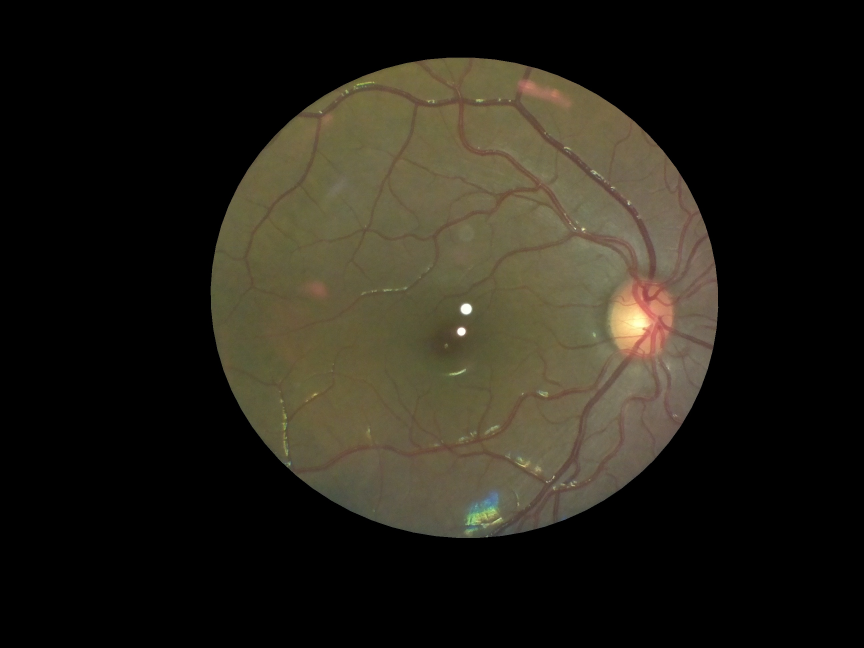
%> input picture 1.jpg, 2592 x 1944 px (shown at 1/3 size)
$ octave im2.m   (GNU Octave 9; MATLAB toolbox functions it lacks are replaced by stand-ins)
%> lines starting %> are read from the running program, lines starting %| are printed output that depends on the picture
%% Video Stabilization Using Point Feature Matching

clc;
close all;
clear all

A = imread('1.jpg'); % Read first frame into imgA
B = imread('2.jpg'); % Read second frame into imgB
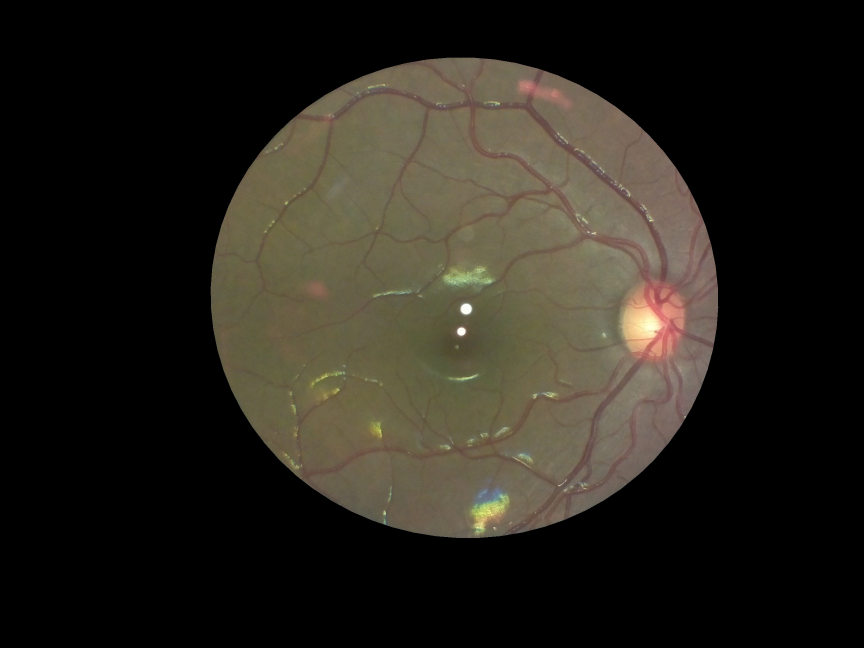
%> input picture 2.jpg, 2592 x 1944 px (shown at 1/3 size)

imgA = rgb2gray(A);
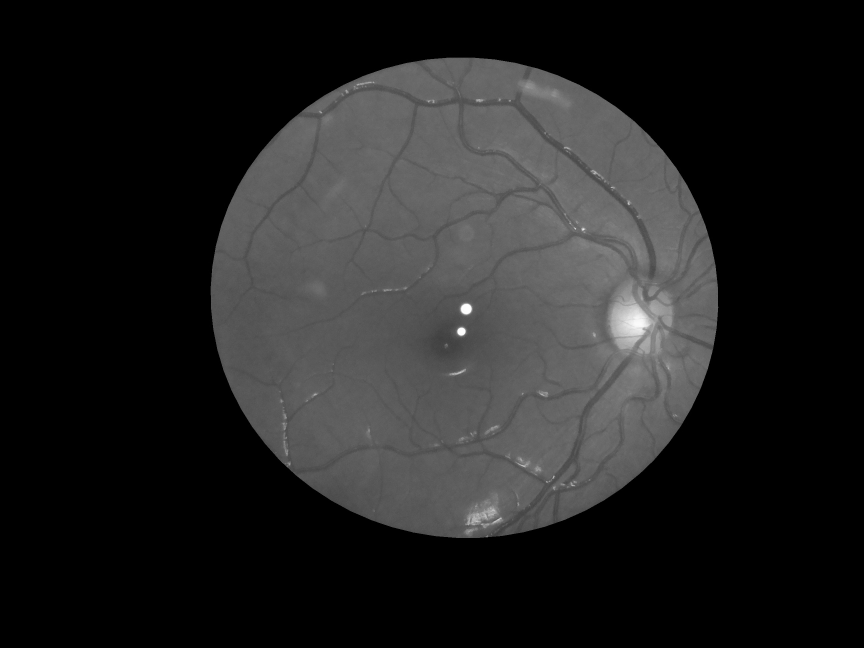
%> imgA: size 1944x2592 uint8 (shown at 1/3 size); min 0, max 254, mean 33.7
imgB = rgb2gray(B);

figure; imshowpair(imgA, imgB, 'montage');
%> after `imshowpair(imgA, imgB, 'montage')`:
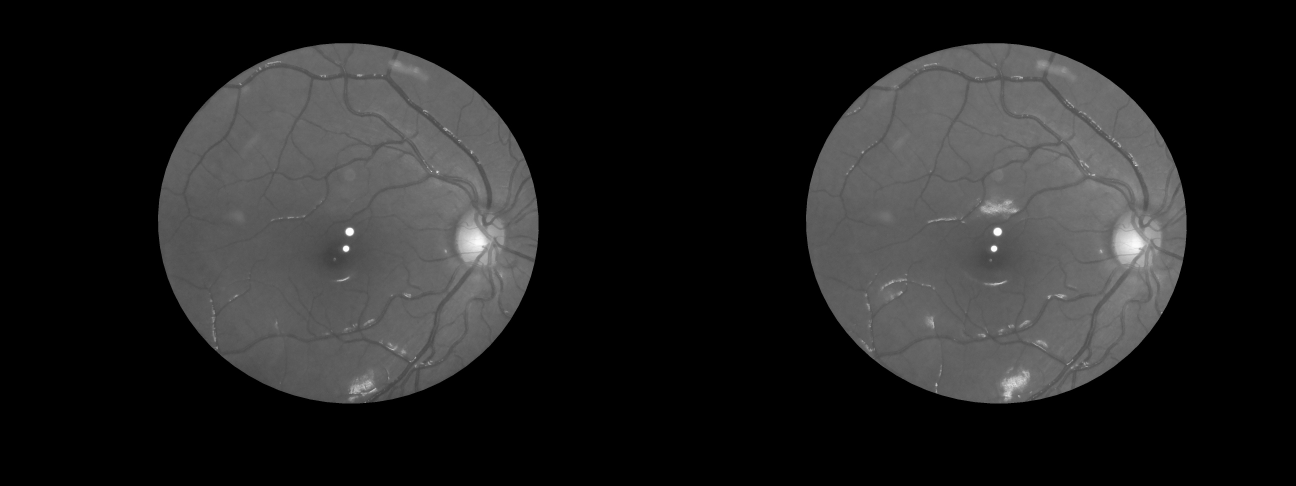
%> displayed picture: size 1944x5184, on the screen's scale of 0 to 255 (shown at 1/4 size); min 0, max 255, mean 34.8
title(['Frame A', repmat(' ',[1 70]), 'Frame B']);

%%
figure; imshowpair(imgA,imgB,'ColorChannels','red-cyan');
title('Color composite (frame A = red, frame B = cyan)');

%% Step 2. Collect Salient Points from Each Frame
%ptThresh = 0.1;
%pointsA = detectFASTFeatures(imgA, 'MinContrast', ptThresh);
%pointsB = detectFASTFeatures(imgB, 'MinContrast', ptThresh);

%> (the run ends here)
